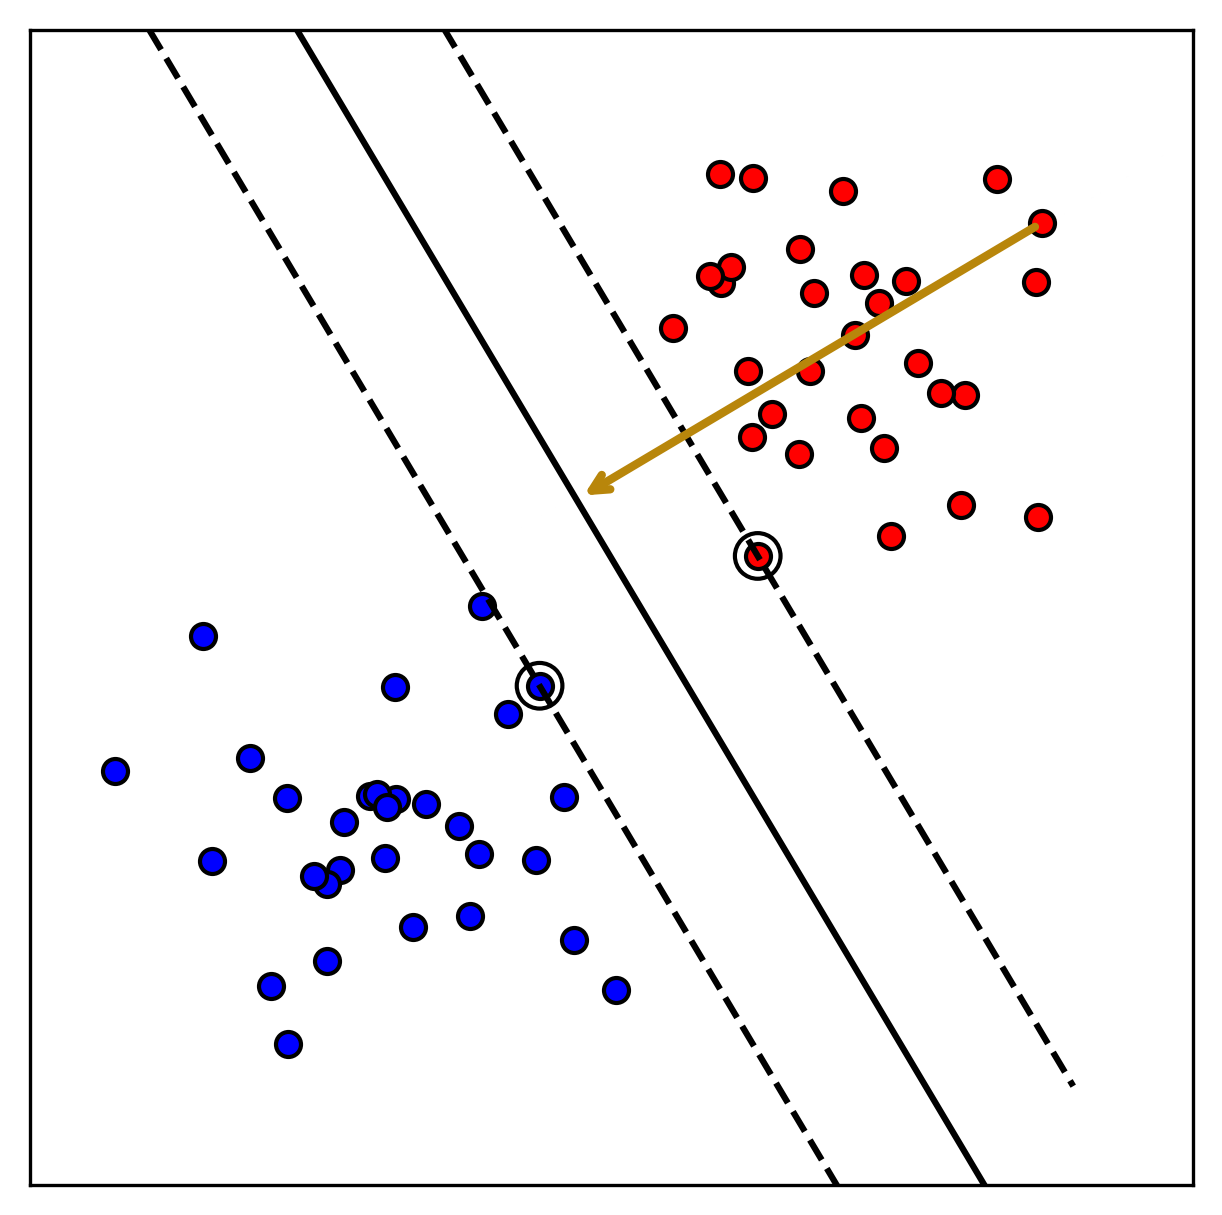

The script that saved this image:
#!/usr/bin/env python3
# -*- coding: utf-8 -*-

import numpy as np
import matplotlib.pyplot as plt
from sklearn import svm

np.random.seed(0)

X = np.r_[np.random.randn(30, 2) * 4.5 - [10, 10], np.random.randn(30, 2) * 4.5 + [10, 10]]
Y = np.array([0] * 30 + [1] * 30)

clf = svm.SVC(kernel='linear')
clf.fit(X, Y)

w = clf.coef_[0]
b = clf.intercept_[0]
a = -w[0] / w[1]
xx = np.linspace(-20, 20)
yy = a * xx - (b / w[1])

margin_down = a * xx + (clf.support_vectors_[0, 1] - a * clf.support_vectors_[0, 0])
margin_up = a * xx + (clf.support_vectors_[-1, 1] - a * clf.support_vectors_[-1, 0])

positive_points = X[Y == 1]
max_x = np.max(positive_points[:, 0])
rightmost_points = positive_points[positive_points[:, 0] == max_x]
rightmost_lowest_positive = rightmost_points[np.argmin(rightmost_points[:, 1])]

proj_x = (rightmost_lowest_positive[0] - w[0] * (np.dot(w, rightmost_lowest_positive) + b) / np.linalg.norm(w)**2)
proj_y = (rightmost_lowest_positive[1] - w[1] * (np.dot(w, rightmost_lowest_positive) + b) / np.linalg.norm(w)**2)

plt.figure(figsize=(5, 5), dpi=300)
plt.plot(xx, yy, 'k-', label='Decision Hyperplane')
plt.plot(xx, margin_down, 'k--', label='Margin')
plt.plot(xx, margin_up, 'k--')

plt.scatter(clf.support_vectors_[:, 0], clf.support_vectors_[:, 1],
            s=120, facecolors='none', edgecolors='k', label='Support Vectors')
plt.scatter(X[Y == 0][:, 0], X[Y == 0][:, 1], c='blue', edgecolors='k', label='Negative Class (Hard)')
plt.scatter(X[Y == 1][:, 0], X[Y == 1][:, 1], c='red', edgecolors='k', label='Positive Class (Soft)')

plt.annotate('', xy=(proj_x, proj_y), xytext=(rightmost_lowest_positive[0], rightmost_lowest_positive[1]),
             arrowprops=dict(facecolor='darkgoldenrod', edgecolor='darkgoldenrod', linewidth=2, arrowstyle='->'),
             label='Softness')

plt.axis('equal')
plt.xlim(-25, 25)
plt.ylim(-25, 25)
plt.xticks([])
plt.yticks([])

plt.savefig("svm_demo.png", dpi=300, bbox_inches='tight')
plt.show()

fig_legend = plt.figure(figsize=(3, 3), dpi=300)
ax_legend = fig_legend.add_subplot(111)
ax_legend.axis('off')

scatter1 = ax_legend.scatter([], [], c='blue', edgecolors='k', label='Negative \nClass (Hard)')
scatter2 = ax_legend.scatter([], [], c='red', edgecolors='k', label='Positive \nClass (Soft)')
scatter3 = ax_legend.scatter([], [], facecolors='none', edgecolors='k', s=120, label='Support \nVectors')
line1, = ax_legend.plot([], [], 'k-', label='Decision \nHyperplane')
line2, = ax_legend.plot([], [], 'k--', label='Support \nVector \nHyperplane')
arrow_legend, = ax_legend.plot([], [], color='darkgoldenrod', linewidth=2, marker='>', markersize=8, label='Softness')

ax_legend.legend(loc='center', frameon=False)

plt.show()


